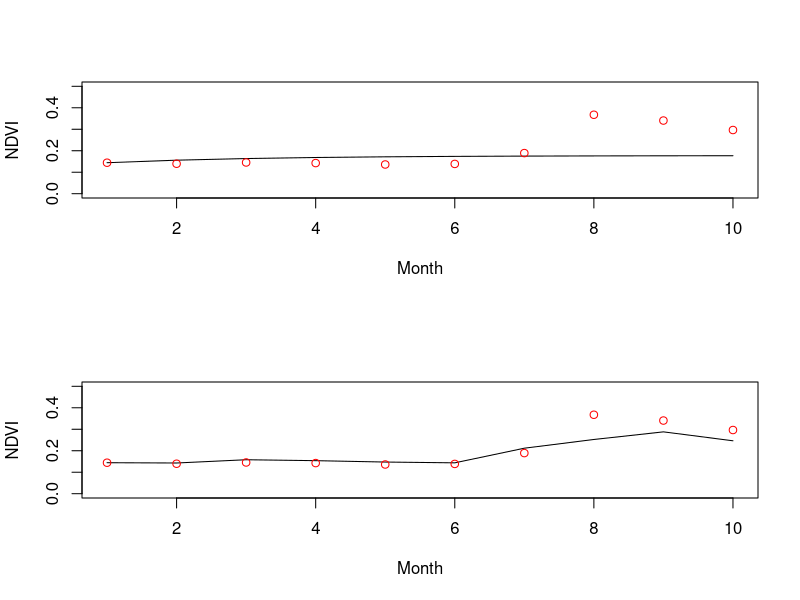

Reproduce this figure in R.
setwd(dirname(rstudioapi::getActiveDocumentContext()$path))##set working directory to current file 


data = read.csv('./../data/portal_timeseries.csv')
n<-length(data$NDVI)
#remove last 10
datafit<-data[0:(n-10),]

nfit<-length(datafit$NDVI)###Find length of shortened data frame
model<-glm(NDVI[-1]~NDVI[-(nfit)],data=datafit)###Fit glm, indexing removes the first and last years from reponse/explanatory
model

beta<-c(model$coefficients) #extract coefficients from fitted model. this will be used for forecast

#Forecasting function. I chose to nest the loop inside the function. But it would also work to make a loop and just a function solve for the values for a single year.
#yinit is the starting value, t is the number of years the forecast is for.
ARforecast<-function(b0,b1,yinit,t){
  yout<-numeric(t)
  yout[1]<-yinit
  for (i in 2:t){
    yout[i]<-b0+b1*yout[i-1]
    
  }
  return(yout)
  
}

Forecast1<-ARforecast(b0=beta[1],b1=beta[2],yinit=datafit$NDVI[nfit],t=10)

par(mfrow=c(2,1))
plot(1:10,Forecast1,ylab='NDVI',xlab='Month', type='l', ylim=c(0,.5))
points(data$NDVI[(n-10):n], col='red')




model2<-glm(NDVI[-1]~NDVI[-(nfit)]+rain[-(nfit)],data=datafit)
model2

raint_1<-data$rain[(n-10):(n-1)]
beta<-c(model2$coefficients)
ARforecastrain<-function(b0,b1,b2,yinit,t){
  yout<-numeric(t)
  yout[1]<-yinit
  for (i in 2:t){
    yout[i]<-b0+b1*yout[i-1]+b2*raint_1[i]
    
  }
  return(yout)
  
}

Forecast2<-ARforecastrain(b0=beta[1],b1=beta[2],b2=beta[3],yinit=datafit$NDVI[nfit],t=10)

plot(1:10,Forecast2,ylab='NDVI',xlab='Month', type='l',ylim=c(0,.5))
points(data$NDVI[(n-10):n], col='red')
